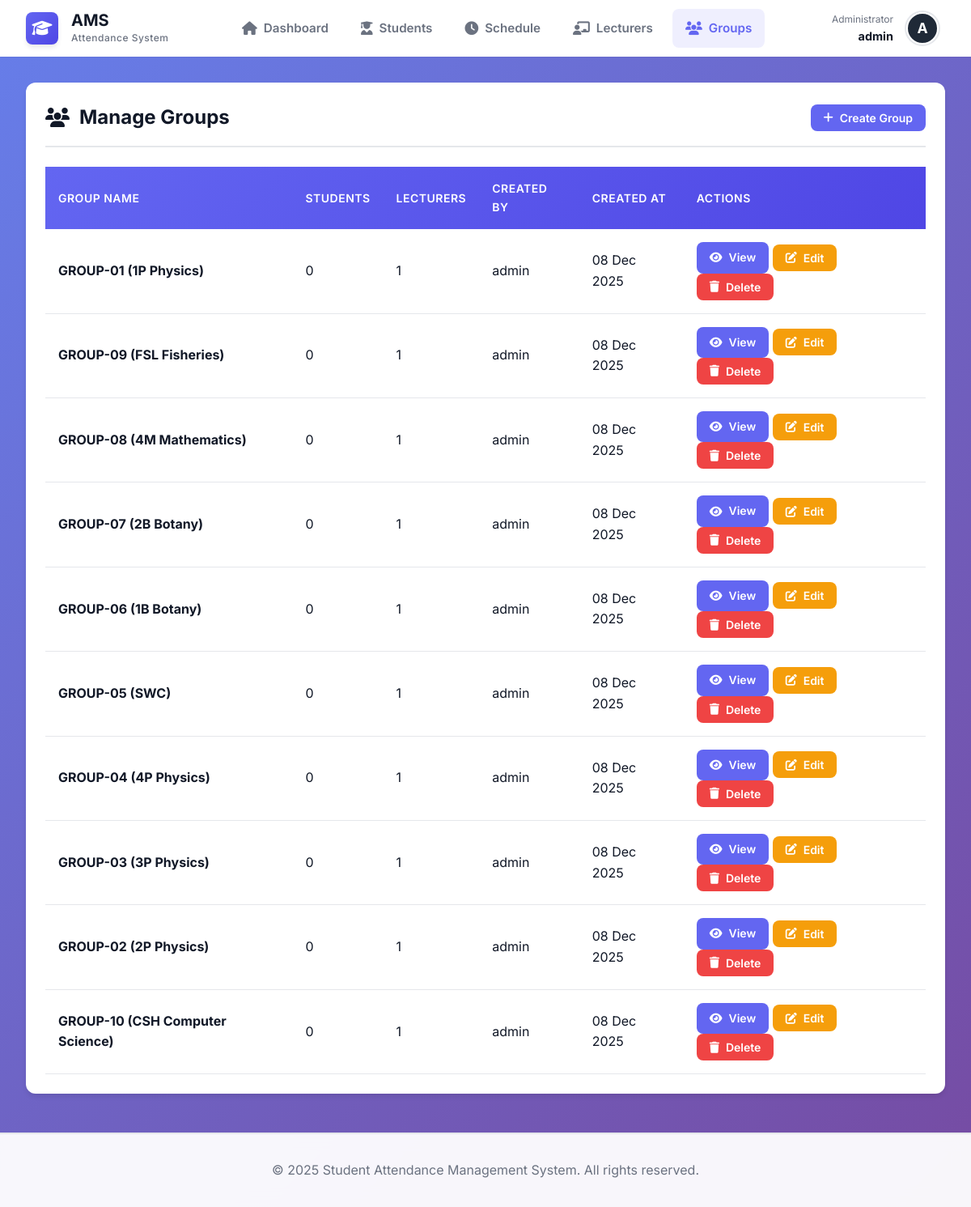
Screenshot of /admin/groups.php (signed in) with the database file from the repository.
### tables this page shows
CREATE TABLE groups (
    id INT AUTO_INCREMENT PRIMARY KEY,
    name VARCHAR(100) NOT NULL,
    created_by INT NOT NULL,
    created_at TIMESTAMP DEFAULT CURRENT_TIMESTAMP,
    FOREIGN KEY (created_by) REFERENCES users(id) ON DELETE CASCADE,
    INDEX idx_created_by (created_by)
);

CREATE TABLE users (
    id INT AUTO_INCREMENT PRIMARY KEY,
    username VARCHAR(50) UNIQUE NOT NULL,
    password VARCHAR(255) NOT NULL,
    role ENUM('admin', 'lecturer') NOT NULL,
    created_at TIMESTAMP DEFAULT CURRENT_TIMESTAMP,
    INDEX idx_username (username),
    INDEX idx_role (role)
);

### includes/functions.php (called while the page is built, shortened)
<?php
function formatDate($date) {
    return date('d M Y', strtotime($date));
}
?>

### admin/groups.php (the view, shortened to what this page needs)
<?php
require_once '../includes/header.php';
try {
    $stmt = $pdo->query("
        SELECT g.*, u.username as created_by_name,
               (SELECT COUNT(*) FROM students WHERE group_id = g.id) as student_count,
               (SELECT COUNT(*) FROM group_assignments WHERE group_id = g.id) as lecturer_count
        FROM groups g
        JOIN users u ON g.created_by = u.id
        ORDER BY g.created_at DESC
    ");
    $groups = $stmt->fetchAll();
} catch (PDOException $e) {
    setFlashMessage('danger', 'Error loading groups.');
    $groups = [];
}
$viewGroup = null;
?>
<?php if ($viewGroup): ?>
    <div class="card">
        <div class="card-header">
            <h2><i class="fas fa-users"></i> <?php echo htmlspecialchars($viewGroup['name']); ?></h2>
            <a href="groups.php" class="btn btn-secondary btn-sm">
                <i class="fas fa-arrow-left"></i> Back to Groups
            </a>
        </div>
    </div>
    <div class="card">
        <div class="card-header">
            <h2><i class="fas fa-chalkboard-teacher"></i> Assigned Lecturers</h2>
        </div>
        <div class="card-body">
            <?php if (empty($assignedLecturers)): ?>
                <p class="text-center" style="color: var(--text-secondary); padding: 1rem;">
                    No lecturers assigned yet.
                </p>
            <?php else: ?>
                <div class="table-responsive">
                    <table>
                        <thead>
                            <tr>
                                <th>Name</th>
                                <th>Email</th>
                                <th>Phone</th>
                                <th>Username</th>
                                <th>Actions</th>
                            </tr>
                        </thead>
                        <tbody>
                            <?php foreach ($assignedLecturers as $lecturer): ?>
                            <tr>
                                <td><?php echo htmlspecialchars($lecturer['name']); ?></td>
                                <td><?php echo htmlspecialchars($lecturer['email']); ?></td>
                                <td><?php echo htmlspecialchars($lecturer['phone']); ?></td>
                                <td><?php echo htmlspecialchars($lecturer['username']); ?></td>
                                <td>
                                    <form method="POST" style="display: inline;" onsubmit="return confirm('Remove this lecturer from the group?');">
                                        <input type="hidden" name="action" value="remove_lecturer">
                                        <input type="hidden" name="group_id" value="<?php echo $viewGroup['id']; ?>">
                                        <input type="hidden" name="lecturer_id" value="<?php echo $lecturer['id']; ?>">
                                        <button type="submit" class="btn btn-sm btn-danger">
                                            <i class="fas fa-times"></i> Remove
                                        </button>
                                    </form>
                                </td>
                            </tr>
                            <?php endforeach; ?>
                        </tbody>
                    </table>
                </div>
            <?php endif; ?>
            <?php if (!empty($availableLecturers)): ?>
                <form method="POST" class="mt-3">
                    <input type="hidden" name="action" value="assign_lecturer">
                    <input type="hidden" name="group_id" value="<?php echo $viewGroup['id']; ?>">
                    <div class="d-flex gap-2 align-center">
                        <select name="lecturer_id" class="form-control" required>
                            <option value="">Select a lecturer to assign...</option>
                            <?php foreach ($availableLecturers as $lecturer): ?>
                                <option value="<?php echo $lecturer['id']; ?>">
                                    <?php echo htmlspecialchars($lecturer['name']); ?> (<?php echo htmlspecialchars($lecturer['email']); ?>)
                                </option>
                            <?php endforeach; ?>
                        </select>
                        <button type="submit" class="btn btn-success">
                            <i class="fas fa-plus"></i> Assign Lecturer
                        </button>
                    </div>
                </form>
            <?php endif; ?>
        </div>
    </div>
    <div class="card">
        <div class="card-header">
            <h2><i class="fas fa-user-graduate"></i> Students (<?php echo count($groupStudents); ?>)</h2>
            <a href="students.php?action=create&group_id=<?php echo $viewGroup['id']; ?>" class="btn btn-primary btn-sm">
                <i class="fas fa-plus"></i> Add Student
            </a>
        </div>
        <div class="card-body">
            <?php if (empty($groupStudents)): ?>
                <p class="text-center" style="color: var(--text-secondary); padding: 1rem;">
                    No students in this group yet.
                </p>
            <?php else: ?>
                <div class="table-responsive">
                    <table>
                        <thead>
                            <tr>
                                <th>Name</th>
                                <th>Email</th>
                                <th>Phone</th>
                                <th>Actions</th>
                            </tr>
                        </thead>
                        <tbody>
                            <?php foreach ($groupStudents as $student): ?>
                            <tr>
                                <td><?php echo htmlspecialchars($student['name']); ?></td>
                                <td><?php echo htmlspecialchars($student['email']); ?></td>
                                <td><?php echo htmlspecialchars($student['phone']); ?></td>
                                <td>
                                    <a href="students.php?edit=<?php echo $student['id']; ?>" class="btn btn-sm btn-warning">
                                        <i class="fas fa-edit"></i> Edit
                                    </a>
                                </td>
                            </tr>
                            <?php endforeach; ?>
                        </tbody>
                    </table>
                </div>
            <?php endif; ?>
        </div>
    </div>
<?php else: ?>
    <div class="card">
        <div class="card-header">
            <h2><i class="fas fa-users"></i> Manage Groups</h2>
            <button onclick="openModal('createGroupModal')" class="btn btn-primary btn-sm">
                <i class="fas fa-plus"></i> Create Group
            </button>
        </div>
        <div class="card-body">
            <?php if (empty($groups)): ?>
                <p class="text-center" style="color: var(--text-secondary); padding: 2rem;">
                    <i class="fas fa-info-circle"></i> No groups created yet.
                </p>
            <?php else: ?>
                <div class="table-responsive">
                    <table id="groupsTable">
                        <thead>
                            <tr>
                                <th>Group Name</th>
                                <th>Students</th>
                                <th>Lecturers</th>
                                <th>Created By</th>
                                <th>Created At</th>
                                <th>Actions</th>
                            </tr>
                        </thead>
                        <tbody>
                            <?php foreach ($groups as $group): ?>
                            <tr>
                                <td><strong><?php echo htmlspecialchars($group['name']); ?></strong></td>
                                <td><?php echo $group['student_count']; ?></td>
                                <td><?php echo $group['lecturer_count']; ?></td>
                                <td><?php echo htmlspecialchars($group['created_by_name']); ?></td>
                                <td><?php echo formatDate($group['created_at']); ?></td>
                                <td>
                                    <a href="groups.php?view=<?php echo $group['id']; ?>" class="btn btn-sm btn-primary">
                                        <i class="fas fa-eye"></i> View
                                    </a>
                                    <button onclick="editGroup(<?php echo $group['id']; ?>, '<?php echo htmlspecialchars($group['name'], ENT_QUOTES); ?>')" class="btn btn-sm btn-warning">
                                        <i class="fas fa-edit"></i> Edit
                                    </button>
                                    <form method="POST" style="display: inline;" onsubmit="return confirm('Delete this group? All students and partitions will also be deleted.');">
                                        <button type="submit" class="btn btn-sm btn-danger">
                                            <i class="fas fa-trash"></i> Delete
                                        </button>
                                    </form>
                                </td>
                            </tr>
                            <?php endforeach; ?>
                        </tbody>
                    </table>
                </div>
            <?php endif; ?>
        </div>
    </div>
<?php endif; ?>
<?php require_once '../includes/footer.php'; ?>

### css/style.css (style rules this page uses)
:root { --primary-color: #6366f1; --primary-dark: #4f46e5; --primary-light: #818cf8; --secondary-color: #8b5cf6; --success-color: #10b981; --danger-color: #ef4444; --warning-color: #f59e0b; --info-color: #3b82f6; --dark-color: #1f2937; --light-color: #f9fafb; --border-color: #e5e7eb; --text-primary: #111827; --text-secondary: #6b7280; --shadow-sm: 0 1px 2px 0 rgba(0, 0, 0, 0.05); --shadow-md: 0 4px 6px -1px rgba(0, 0, 0, 0.1); --shadow-lg: 0 10px 15px -3px rgba(0, 0, 0, 0.1); --shadow-xl: 0 20px 25px -5px rgba(0, 0, 0, 0.1); --radius-sm: 0.375rem; --radius-md: 0.5rem; --radius-lg: 0.75rem; --transition: all 0.3s cubic-bezier(0.4, 0, 0.2, 1); }
* { margin: 0; padding: 0; box-sizing: border-box; }
body { font-family: 'Inter', -apple-system, BlinkMacSystemFont, 'Segoe UI', Roboto, sans-serif; background: linear-gradient(135deg, #667eea 0%, #764ba2 100%); min-height: 100vh; color: var(--text-primary); line-height: 1.6; }
.card { background: white; border-radius: var(--radius-lg); box-shadow: var(--shadow-md); padding: 1.5rem; margin-bottom: 1.5rem; transition: var(--transition); }
.card-header { display: flex; justify-content: space-between; align-items: center; margin-bottom: 1.5rem; padding-bottom: 1rem; border-bottom: 2px solid var(--border-color); }
.card-header h2 { font-size: 1.5rem; color: var(--text-primary); display: flex; align-items: center; gap: 0.75rem; }
.card-body { padding: 0; }
.btn { padding: 0.75rem 1.5rem; border: none; border-radius: var(--radius-md); font-size: 1rem; font-weight: 600; cursor: pointer; transition: var(--transition); display: inline-flex; align-items: center; gap: 0.5rem; text-decoration: none; font-family: inherit; }
.btn-primary { background: var(--primary-color); color: white; }
.btn-danger { background: var(--danger-color); color: white; }
.btn-warning { background: var(--warning-color); color: white; }
.btn-sm { padding: 0.5rem 1rem; font-size: 0.875rem; }
.table-responsive { overflow-x: auto; margin-top: 1rem; }
table { width: 100%; border-collapse: collapse; background: white; }
thead { background: linear-gradient(135deg, var(--primary-color), var(--primary-dark)); color: white; }
th { padding: 1rem; text-align: left; font-weight: 600; font-size: 0.875rem; text-transform: uppercase; letter-spacing: 0.5px; }
td { padding: 1rem; border-bottom: 1px solid var(--border-color); }
tbody tr { transition: var(--transition); }

### rows the page displays
groups: name "GROUP-01 (1P Physics)", student_count "0", lecturer_count "1", created_by.username "admin", created_at "08 Dec 2025"
groups: name "GROUP-09 (FSL Fisheries)", student_count "0", lecturer_count "1", created_by.username "admin", created_at "08 Dec 2025"
groups: name "GROUP-08 (4M Mathematics)", student_count "0", lecturer_count "1", created_by.username "admin", created_at "08 Dec 2025"
groups: name "GROUP-07 (2B Botany)", student_count "0", lecturer_count "1", created_by.username "admin", created_at "08 Dec 2025"
groups: name "GROUP-06 (1B Botany)", student_count "0", lecturer_count "1", created_by.username "admin", created_at "08 Dec 2025"
groups: name "GROUP-05 (SWC)", student_count "0", lecturer_count "1", created_by.username "admin", created_at "08 Dec 2025"
groups: name "GROUP-04 (4P Physics)", student_count "0", lecturer_count "1", created_by.username "admin", created_at "08 Dec 2025"
groups: name "GROUP-03 (3P Physics)", student_count "0", lecturer_count "1", created_by.username "admin", created_at "08 Dec 2025"
groups: name "GROUP-02 (2P Physics)", student_count "0", lecturer_count "1", created_by.username "admin", created_at "08 Dec 2025"
groups: name "GROUP-10 (CSH Computer Science)", student_count "0", lecturer_count "1", created_by.username "admin", created_at "08 Dec 2025"

### other values shown
$_SESSION['username'] "admin"
substr($_SESSION['username'], 0, 1) "A"
APP_NAME "Student Attendance Management System"
